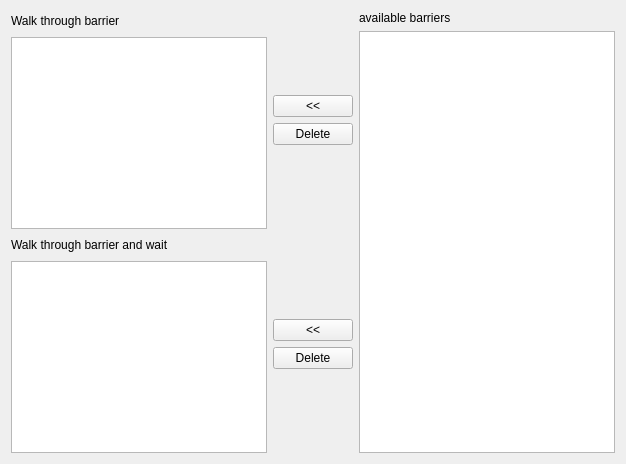
          <widget class="QWidget" name="BarrierLoopOutBeforeTabWidget">
           <attribute name="title">
            <string>Loop out barrier before</string>
           </attribute>
           <layout class="QHBoxLayout" name="horizontalLayout_33">
            <item>
             <layout class="QVBoxLayout" name="verticalLayout_25">
              <item>
               <layout class="QHBoxLayout" name="horizontalLayout_29">
                <item>
                 <layout class="QVBoxLayout" name="verticalLayout_26">
                  <item>
                   <layout class="QHBoxLayout" name="horizontalLayout_30">
                    <item>
                     <widget class="QLabel" name="label_17">
                      <property name="text">
                       <string>Walk through barrier</string>
                      </property>
                     </widget>
                    </item>
                    <item>
                     <spacer name="horizontalSpacer_9">
                      <property name="orientation">
                       <enum>Qt::Horizontal</enum>
                      </property>
                      <property name="sizeHint" stdset="0">
                       <size>
                        <width>40</width>
                        <height>20</height>
                       </size>
                      </property>
                     </spacer>
                    </item>
                   </layout>
                  </item>
                  <item>
                   <widget class="QListWidget" name="BeforeBarrierLoopOutListWidget">
                    <property name="selectionMode">
                     <enum>QAbstractItemView::ExtendedSelection</enum>
                    </property>
                   </widget>
                  </item>
                 </layout>
                </item>
                <item>
                 <layout class="QVBoxLayout" name="verticalLayout_27">
                  <item>
                   <spacer name="verticalSpacer_12">
                    <property name="orientation">
                     <enum>Qt::Vertical</enum>
                    </property>
                    <property name="sizeHint" stdset="0">
                     <size>
                      <width>20</width>
                      <height>40</height>
                     </size>
                    </property>
                   </spacer>
                  </item>
                  <item>
                   <widget class="QPushButton" name="AddBeforeBarrierLoopOutPushButton">
                    <property name="text">
                     <string>&lt;&lt;</string>
                    </property>
                   </widget>
                  </item>
                  <item>
                   <widget class="QPushButton" name="DeleteBeforeBarrierLoopOutPushButton">
                    <property name="text">
                     <string>Delete</string>
                    </property>
                   </widget>
                  </item>
                  <item>
                   <spacer name="verticalSpacer_13">
                    <property name="orientation">
                     <enum>Qt::Vertical</enum>
                    </property>
                    <property name="sizeHint" stdset="0">
                     <size>
                      <width>20</width>
                      <height>40</height>
                     </size>
                    </property>
                   </spacer>
                  </item>
                 </layout>
                </item>
               </layout>
              </item>
              <item>
               <layout class="QHBoxLayout" name="horizontalLayout_31">
                <item>
                 <layout class="QVBoxLayout" name="verticalLayout_28">
                  <item>
                   <layout class="QHBoxLayout" name="horizontalLayout_32">
                    <item>
                     <widget class="QLabel" name="label_18">
                      <property name="text">
                       <string>Walk through barrier and wait</string>
                      </property>
                     </widget>
                    </item>
                    <item>
                     <spacer name="horizontalSpacer_10">
                      <property name="orientation">
                       <enum>Qt::Horizontal</enum>
                      </property>
                      <property name="sizeHint" stdset="0">
                       <size>
                        <width>40</width>
                        <height>20</height>
                       </size>
                      </property>
                     </spacer>
                    </item>
                   </layout>
                  </item>
                  <item>
                   <widget class="QListWidget" name="BeforeBarrierLoopOutWaitListWidget">
                    <property name="selectionMode">
                     <enum>QAbstractItemView::ExtendedSelection</enum>
                    </property>
                   </widget>
                  </item>
                 </layout>
                </item>
                <item>
                 <layout class="QVBoxLayout" name="verticalLayout_29">
                  <item>
                   <spacer name="verticalSpacer_14">
                    <property name="orientation">
                     <enum>Qt::Vertical</enum>
                    </property>
                    <property name="sizeHint" stdset="0">
                     <size>
                      <width>20</width>
                      <height>40</height>
                     </size>
                    </property>
                   </spacer>
                  </item>
                  <item>
                   <widget class="QPushButton" name="AddBeforeBarrierLoopOutWaitPushButton">
                    <property name="text">
                     <string>&lt;&lt;</string>
                    </property>
                   </widget>
                  </item>
                  <item>
                   <widget class="QPushButton" name="DeleteBeforeBarrierLoopOutWaitPushButton">
                    <property name="text">
                     <string>Delete</string>
                    </property>
                   </widget>
                  </item>
                  <item>
                   <spacer name="verticalSpacer_15">
                    <property name="orientation">
                     <enum>Qt::Vertical</enum>
                    </property>
                    <property name="sizeHint" stdset="0">
                     <size>
                      <width>20</width>
                      <height>40</height>
                     </size>
                    </property>
                   </spacer>
                  </item>
                 </layout>
                </item>
               </layout>
              </item>
             </layout>
            </item>
            <item>
             <layout class="QVBoxLayout" name="verticalLayout_35">
              <item>
               <widget class="QLabel" name="label_24">
                <property name="text">
                 <string>available barriers</string>
                </property>
               </widget>
              </item>
              <item>
               <widget class="QListWidget" name="AvailableBeforeBarrierLoopOutListWidget">
                <property name="selectionMode">
                 <enum>QAbstractItemView::ExtendedSelection</enum>
                </property>
               </widget>
              </item>
             </layout>
            </item>
           </layout>
          </widget>
